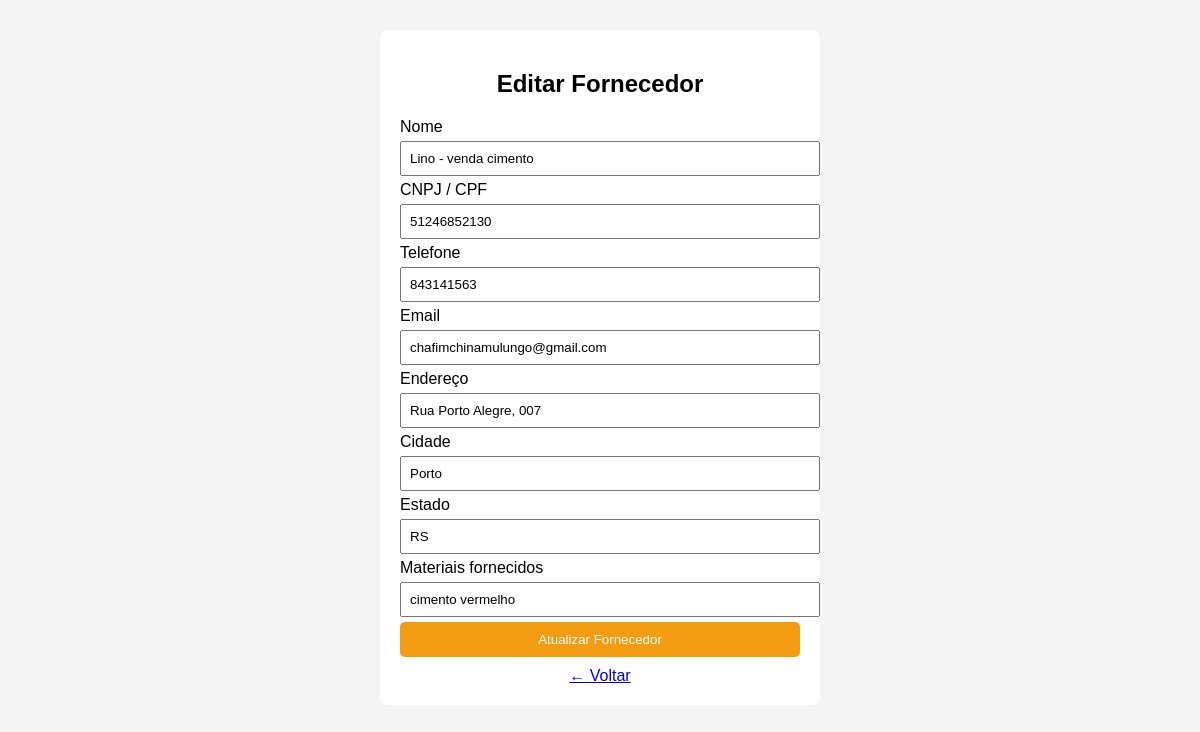
Page /editar_fornecedor.php?id=3 on the committed database.
### tables this page shows
CREATE TABLE `fornecedores` (
  `id_fornecedor` int(11) NOT NULL,
  `nome` varchar(150) NOT NULL,
  `cnpj_cpf` varchar(20) DEFAULT NULL,
  `telefone` varchar(20) DEFAULT NULL,
  `email` varchar(150) DEFAULT NULL,
  `endereco` varchar(200) DEFAULT NULL,
  `cidade` varchar(100) DEFAULT NULL,
  `estado` varchar(50) DEFAULT NULL,
  `data_cadastro` date DEFAULT NULL,
  `tipo_material` varchar(150) DEFAULT NULL
);

### editar_fornecedor.php (the view, shortened to what this page needs)
<?php
include "conexao.php";
$id = $_GET['id'];
$stmt = $conn->prepare("SELECT * FROM fornecedores WHERE id_fornecedor = ?");
$stmt->bind_param("i", $id);
$stmt->execute();
$result = $stmt->get_result();
$row = $result->fetch_assoc();
?>
<!DOCTYPE html>
<html>
<head>
</head>
<body>
<div class="container">
<h2>Editar Fornecedor</h2>
<form method="POST">
<label>Nome</label>
<input type="text" name="nome" value="<?php echo $row['nome']; ?>" required>
<label>CNPJ / CPF</label>
<input type="text" name="cnpj" value="<?php echo $row['cnpj_cpf']; ?>">
<label>Telefone</label>
<input type="text" name="telefone" value="<?php echo $row['telefone']; ?>" required>
<label>Email</label>
<input type="email" name="email" value="<?php echo $row['email']; ?>">
<label>Endereço</label>
<input type="text" name="endereco" value="<?php echo $row['endereco']; ?>">
<label>Cidade</label>
<input type="text" name="cidade" value="<?php echo $row['cidade']; ?>">
<label>Estado</label>
<input type="text" name="estado" value="<?php echo $row['estado']; ?>">
<label>Materiais fornecidos</label>
<input type="text" name="tipo_material" value="<?php echo $row['tipo_material']; ?>">
<button name="atualizar">Atualizar Fornecedor</button>
</form>
<a class="voltar" href="fornecedores.php">← Voltar</a>
</div>
</body>
</html>

### editar_fornecedor.php (style rules this page uses)
body { font-family:Arial; background:#f4f4f4; }
.container { width:400px; margin:auto; background:white; padding:20px; border-radius:8px; margin-top:30px; }
h2 { text-align:center; }
input { width:100%; padding:8px; margin:5px 0; }
button { width:100%; padding:10px; background:#f39c12; color:white; border:none; border-radius:5px; }
.voltar { display:block; text-align:center; margin-top:10px; }

### rows in the picture
fornecedores: nome "Lino - venda cimento", cnpj "51246852130", telefone "843141563", email "chafimchinamulungo@gmail.com", endereco "Rua Porto Alegre, 007", cidade "Porto", estado "RS", tipo_material "cimento vermelho"
